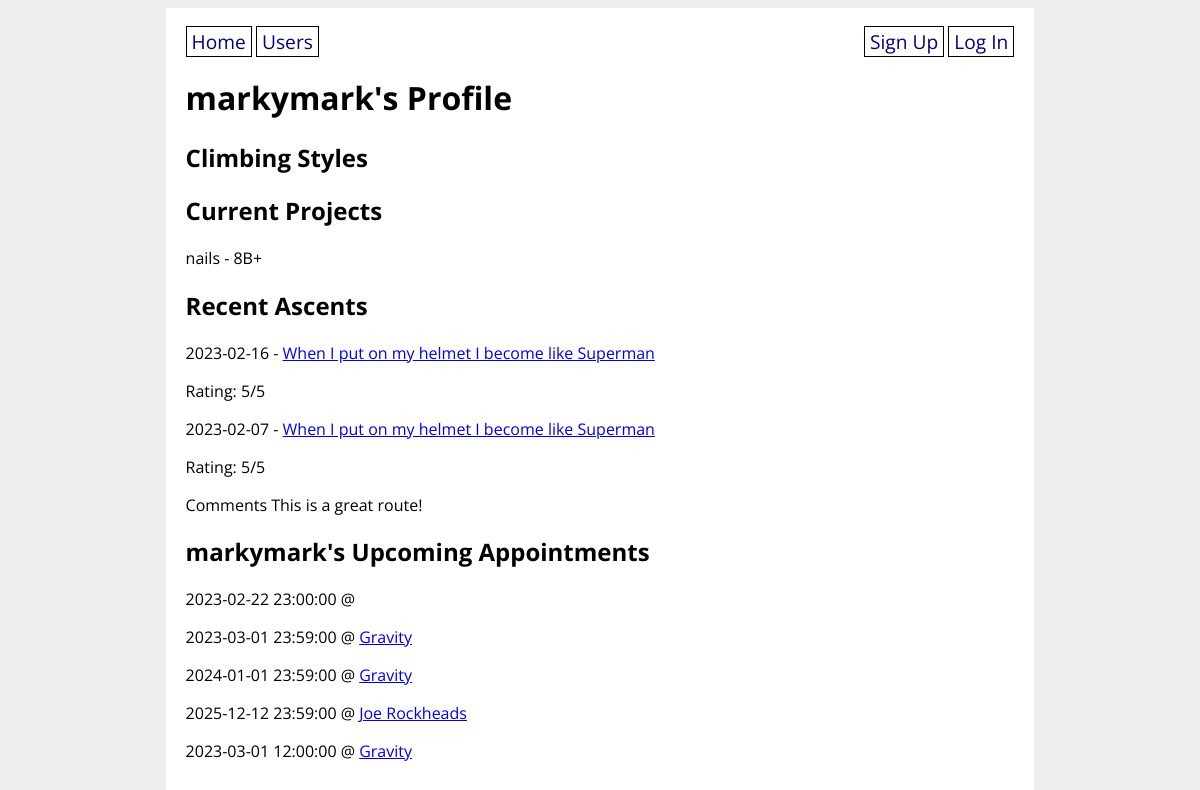
The app's page /profile/3, older data.
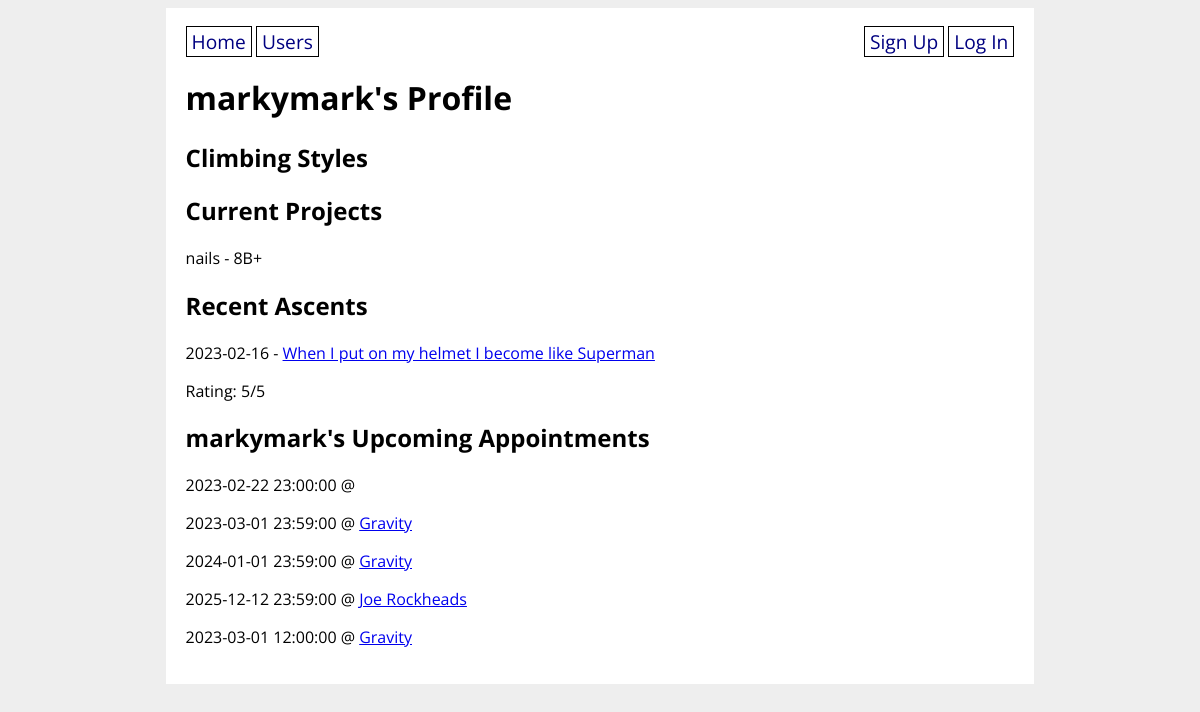
The same page, newer data.
### climbunity_app/models.py (models this page shows, shortened)
class User(UserMixin, db.Model):
    id = db.Column(db.Integer, primary_key=True)
    username = db.Column(db.String(80), nullable=False, unique=True)
    password = db.Column(db.String(200), nullable=False)
    email = db.Column(db.String(200), nullable=False)
    first_name = db.Column(db.String(50), nullable=False)
    last_name = db.Column(db.String(50), nullable=False)
    address = db.Column(db.String(200), nullable=False)
    has_gear = db.Column(db.Boolean, nullable=False)
    user_projects = db.relationship('Route',
        secondary='user_project_lists', back_populates='projecting_users'
    )
    user_appointments = db.relationship('Appointment',
        secondary='appointment_guests', back_populates='appointment_attendants'
    )
    user_does_styles = db.relationship('Style',
        secondary='user_style_lists', back_populates='climber_styles'
    )

class Route(db.Model):
    id = db.Column(db.Integer, primary_key=True)
    venue_id = db.Column(db.Integer, db.ForeignKey('venue.id'), nullable=False)
    setter_id = db.Column(db.Integer, db.ForeignKey('user.id'))
    name = db.Column(db.String(80), nullable=False)
    grade = db.Column(db.String(10), nullable=False)
    photo_url = db.Column(URLType)
    route_set_date = db.Column(db.Date)
    route_takedown_date = db.Column(db.Date)
    projecting_users = db.relationship('User',
        secondary='user_project_lists', back_populates='user_projects'
    )
    ascents_on_route = db.relationship('Ascent',
        secondary='route_ascent_lists', back_populates='routes_ascended'
    )
    possible_route_styles = db.relationship('Style',
        secondary='route_style_lists', back_populates='route_styles'
    )
    route_tags = db.relationship('Tag',
        secondary='route_tag_lists', back_populates='tagged_routes'
    )

class Ascent(db.Model):
    id = db.Column(db.Integer, primary_key=True)
    user_id = db.Column(db.Integer, db.ForeignKey('user.id'), nullable=False)
    route_id = db.Column(db.Integer, db.ForeignKey('route.id'), nullable=False)
    send_date = db.Column(db.Date)
    send_type = db.Column(db.Enum(SendType))
    send_rating = db.Column(db.Integer)
    send_comments = db.Column(db.String)
    routes_ascended = db.relationship('Route',
        secondary="route_ascent_lists", back_populates='ascents_on_route'
    )

class Appointment(db.Model):
    id = db.Column(db.Integer, primary_key=True)
    created_by = db.Column(db.Integer, db.ForeignKey('user.id'), nullable=False)
    venue_id = db.Column(db.Integer, db.ForeignKey('venue.id'), nullable=False)
    appointment_datetime = db.Column(db.DateTime, nullable=False)
    appointment_attendants = db.relationship('User',
        secondary='appointment_guests', back_populates='user_appointments'
    )
    appointment_venues = db.relationship('Venue',
        secondary='venue_bookings', back_populates='booked_appointments'
    )

class Venue(db.Model):
    id = db.Column(db.Integer, primary_key=True)
    name = db.Column(db.String(80), nullable=False)
    address = db.Column(db.String(80), nullable=False)
    open_hours = db.Column(db.String(1000))
    description = db.Column(db.String(1000))
    booked_appointments = db.relationship('Appointment',
        secondary='venue_bookings', back_populates='appointment_venues'
    )
    def __str__(self):
        return f'{self.name}'

### climbunity_app/main/routes.py (the view)
@main.route('/profile/<user_id>', methods=['GET', 'POST'])
def user_detail(user_id):
    routes = Route.query.all()
    user = User.query.get(user_id)
    ascents = Ascent.query.filter_by(user_id=user_id).limit(5).all()
    for ascent in ascents:
        print(ascent)
    print(current_user == user)
    if current_user == user:
        form = SignUpForm(obj=user)
        if form.validate_on_submit():
            image_exists = os.path.exists(f'/static/img/{form.photo_url.data}')
            print(f"image exists: {image_exists}")
            if image_exists:
                image_url = form.photo_url.data
            else:
                image_url = '/static/img/no_image.jpeg'
            hashed_password = bcrypt.generate_password_hash(form.password.data).decode('utf-8')
            user.password=hashed_password
            user.email = form.email.data
            user.first_name = form.first_name.data
            user.last_name = form.last_name.data
            user.address = form.address.data
            user.has_gear = form.has_gear.data
            flash('User profile was edited successfully.')
        return render_template('user_detail.html', routes=routes, ascents=ascents, user=user)
    else:
        user = User.query.get(user_id)
        return render_template('user_detail.html', routes=routes, ascents=ascents, user=user)

### climbunity_app/templates/user_detail.html (shortened to what this page needs)
{% extends 'base.html' %}
{% block content %}
<h1> {{ user.username }}'s Profile</h1>
<h2>Climbing Styles</h2>
<h2>Current Projects</h2>
{% if user.user_projects %}
    {% for route in user.user_projects%}
        <div>{{ route.name }} - {{ route.grade }}
        </div>
    {% endfor %}
{% else %}
<p>No projects are currently being tracked.</p>
{% endif %}
<h2>Recent Ascents</h2>
{% if ascents %}
    <div>
        {% for ascent in ascents %}
            <p>{{ ascent.send_date }} - <a href="/route/{{ ascent.route_id }}" > {{ ascent.routes_ascended[0].name }}</a></p>
            {% if ascent.send_rating %}
                <p>Rating: {{ ascent.send_rating }}/5</p>
            {% endif %}
            {% if ascent.send_comments %}
                <p>Comments {{ ascent.send_comments }}</p>
            {% endif %}
        {% endfor %}
    </div>
{% else %}
    {% if current_user.id == user.id %}
        You haven't logged any ascents yet!
    {% else %}
        {{ user.first_name }} {{ user.last_name }} has not logged any ascents yet!
    {% endif %}
{% endif %}
{% if user == current_user %}
    <h2>Your Upcoming Appointments</h2>
    {% if user.user_appointments %}
        <div>
            {% for appointment in user.user_appointments %}
                <p>{{ appointment.appointment_datetime }} @ <a href="/venue/{{ appointment.venue_id }}" >{{ appointment.appointment_venues[0] }}</a></p>
                <form method="POST" action="/delete_appointment/{{ appointment.id }}">
                    <input type="submit" value="Delete appointment">
                </form>
            {% endfor %}
        </div>
    {% else %}
        <p>You have no appointments yet!</p>
    {% endif %}
{% else %}
    <h2>{{ user.username }}'s Upcoming Appointments</h2>
    {% if user.user_appointments %}
    <div>
        {% for appointment in user.user_appointments %}
        <p>{{ appointment.appointment_datetime }} @ <a href="/venue/{{ appointment.venue_id }}" >{{ appointment.appointment_venues[0] }}</a>
        {% endfor %}
    </div>
    {% endif %}
{% endif %}
{% endblock %}

### climbunity_app/templates/base.html (shortened to what this page needs)
<!DOCTYPE html>
<html>
    <head>
        <link rel="stylesheet" href="/static/style.css">
    </head>
    <body>
        <div id="content">
            <nav>
                <div>
                    <a href="/">Home</a>
                    <a href="/users">Users</a>
                </div>
                <div>
                    {% if current_user.is_authenticated %}
                        <a href="/new_venue">New Venue</a>
                        <a href="/new_route">New Route</a>
                        <a href="/new_appointment">New Appointment</a>
                        <a href="/logout">Log Out</a>
                    {% else %}
                        <a href="/signup">Sign Up</a>
                        <a href="/login">Log In</a>
                    {% endif %}
                </div>
            </nav>
            {% block content %}{% endblock %}
        </div>
    </body>
</html>

### climbunity_app/static/style.css (style rules this page uses)
body { display: flex; flex-direction: column; align-items: center; background-color: #eee; font-family: 'Open Sans', sans-serif; }
#content { width: 70%; background-color: white; padding: 20px; }
nav { width: 100%; display: flex; flex-direction: row; justify-content: space-between; }
nav a { color: navy; text-decoration: none; border: 1px solid black; padding: 1px 5px; font-size: 1.2em; }

Row changes from the older to the newer data that the page shows:
removed Ascent: send_date "2023-02-07", name "When I put on my helmet I become like Superman", send_rating "5", send_comments "This is a great route!"
